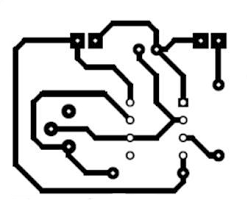
#> input picture Imagens/img1.png, 248 x 203 px
$ jupyter execute main.ipynb
#> lines starting #> are read from the running program, lines starting #| are printed output that depends on the picture; after the words box and inside, x2 and y2 are one past the last pixel; in counts of white or black regions, pixels touching at a corner belong together
# Célula 1
# Trabalho Final: Identificação e Rastreamento de Trilhas em PCB

**Alunos:** Gabriel Batista Barbosa // Luan Almeida Valença
**Disciplina:** Processamento de Imagens

## Resumo
Este notebook apresenta uma solução robusta para a engenharia reversa de conexões em Placas de Circuito Impresso (PCB).
A abordagem utiliza um pipeline paralelo:
1.  **Pré-processamento:** Binarização adaptativa (Otsu) para separar trilhas finas sem curto-circuito.
2.  **Detecção de Pads (Via Espessura):** Uso da Transformada de Distância para identificar ilhas de solda baseando-se na sua espessura, ignorando a geometria.
3.  **Mapeamento de Trilhas:** Esqueletização global da malha de cobre.
4.  **Netlist:** Cruzamento espacial entre coordenadas dos Pads e Rótulos do Esqueleto para gerar a lista de conexões (X <-> Y).

## Bibliotecas Utilizadas
* **NumPy:** Manipulação matricial.
* **Matplotlib:** Visualização de dados e mapas de calor.
* **Scikit-Image:** Algoritmos de morfologia e esqueletização.
* **SciPy (ndimage):** Transformada de Distância Euclidiana e preenchimento de buracos.

[cell 1]
# Célula 2
import numpy as np
import matplotlib.pyplot as plt
import os
from skimage import io, color, filters, morphology, measure
from scipy.ndimage import distance_transform_edt, binary_fill_holes

# Configuração para exibir imagens lado a lado
def show_steps(images, titles, cmap='gray'):
    n = len(images)
    fig, axes = plt.subplots(1, n, figsize=(6 * n, 6))
    if n == 1: axes = [axes]

    for ax, img, title in zip(axes, images, titles):
        if title == "Transformada de Distância": # Mapa de calor especial
            im = ax.imshow(img, cmap='jet')
            plt.colorbar(im, ax=ax, fraction=0.046, pad=0.04)
        else:
            ax.imshow(img, cmap=cmap)
        ax.set_title(title)
        ax.axis('off')
    plt.tight_layout()
    plt.show()

print("Bibliotecas carregadas com sucesso.")

[cell 2]
# Célula 3
PASTA_IMAGENS = 'Imagens'
NOME_ARQUIVO = 'img1.png'  # Nome da sua imagem atual
caminho_completo = os.path.join(PASTA_IMAGENS, NOME_ARQUIVO)

# 1. Carregamento
try:
    img_original = io.imread(caminho_completo)
#> img_original is the input picture: shape (203, 248, 3); min 0, max 255, mean 212.9
except FileNotFoundError:
    print(f"ERRO: Imagem não encontrada.")
    img_original = np.zeros((200, 200), dtype=np.uint8)

# 2. Conversão para Cinza
if img_original.ndim == 3:
    if img_original.shape[2] == 4:
        img_rgb = color.rgba2rgb(img_original)
        img_gray = color.rgb2gray(img_rgb)
    else:
        img_gray = color.rgb2gray(img_original)
else:
    img_gray = img_original

# 3. Binarização Sauvola (AJUSTE DE SENSIBILIDADE AQUI!)
window_size = 25

# --- O GRANDE TRUQUE ---
# k = 0.05 -> Trilhas grossas, furos fecham (O que estavamos usando)
# k = 0.2  -> Trilhas médias, furos abrem (Ideal)
# k = 0.5  -> Trilhas quebram, furos gigantes
k_factor = 0.2  # Aumentei para forçar a abertura dos furos!

thresh_sauvola = filters.threshold_sauvola(img_gray, window_size=window_size, k=k_factor)
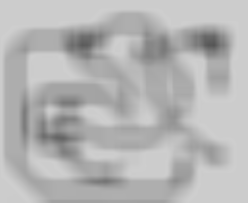
#> thresh_sauvola: shape (203, 248) float64; min 0.337, max 0.81, mean 0.709
img_binary = img_gray > thresh_sauvola
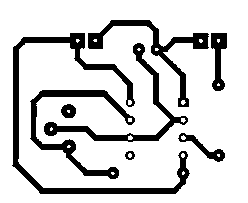
#> img_binary: shape (203, 248) bool; 82.3% white; 8 black regions, largest, box (x1, y1, x2, y2) and area: (12, 33, 190, 194) 3087, (30, 90, 135, 179) 1649, (88, 20, 209, 107) 1563

# 4. Ajustar Polaridade (Fundo=Preto)
if np.sum(img_binary) > (img_binary.size / 2):
    img_binary = ~img_binary

# Debug Visual: Vamos ver se o furo apareceu?
plt.figure(figsize=(10, 10))
plt.imshow(img_binary, cmap='gray')
plt.title(f"Binarização Rigorosa (k={k_factor})\nObserve se os furos dos pads estão abertos")
plt.axis('off')
plt.show()

[cell 3]
# Célula 4: Detecção Hole-First (Versão Diagnóstica)

# 1. SEGURANÇA: Limpar bordas
img_safe = img_binary.copy()
margem = 5
img_safe[:margem, :] = 0
img_safe[-margem:, :] = 0
img_safe[:, :margem] = 0
img_safe[:, -margem:] = 0

# 2. Gerar o Mapa de Furos (O Gabarito)
img_solid = binary_fill_holes(img_safe)
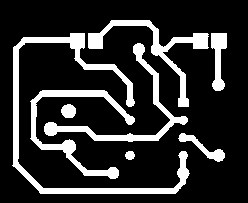
#> img_solid: shape (203, 248) bool; 18.2% white; 8 white regions, largest, box (x1, y1, x2, y2) and area: (12, 33, 190, 194) 3141, (30, 90, 135, 179) 1683, (88, 20, 209, 107) 1614
img_holes_raw = img_solid & ~img_safe
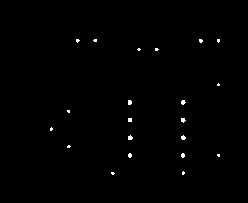
#> img_holes_raw: shape (203, 248) bool; 0.52% white in thin lines or dots, all inside (x1, y1, x2, y2) = (50, 39, 220, 175)

# 3. DIAGNÓSTICO DE ÁREA (O Pulo do Gato)
# Vamos ver qual o tamanho real desses 21 furos que você vê.
label_raw = measure.label(img_holes_raw)
#> label_raw: shape (203, 248) int32; 22 distinct labels, from 0 to 21
props_raw = measure.regionprops(label_raw)
#> props_raw = 21 regions; largest, box (x1, y1, x2, y2) and area: (128, 135, 133, 140) 19, (128, 100, 132, 105) 18, (181, 100, 186, 105) 18, (181, 118, 186, 123) 18, (181, 135, 186, 140) 18

areas = sorted([p.area for p in props_raw])
#> areas = [7, 8, 8, 8, 9, 9, 9, 9, 10, 10, 10, 11, 13, 16, 16, 16, 18, 18, 18, 18, 19]
print(f"--- DIAGNÓSTICO DE TAMANHO ---")
print(f"Áreas encontradas (pixels): {areas}")
#| Áreas encontradas (pixels): [7.0, 8.0, 8.0, 8.0, 9.0, 9.0, 9.0, 9.0, 10.0, 10.0, 10.0, 11.0, 13.0, 16.0, 16.0, 16.0, 18.0, 18.0, 18.0, 18.0, 19.0]

# Definimos o filtro baseado no que vimos (segurança contra ruído de 1px)
# Se o menor pad tiver 5px, cortamos em 3.
img_holes_clean = morphology.remove_small_objects(img_holes_raw, min_size=3)

# 4. Rotulagem Final
label_holes = measure.label(img_holes_clean)
props_holes = measure.regionprops(label_holes)
#> props_holes has the same summary as props_raw

pads_metadata = []

for prop in props_holes:
    y, x = prop.centroid
    pads_metadata.append({'y': y, 'x': x})
#> this loop made 21 passes
#> (y, x) on passes 1 to 12: (40.18, 77.18), (40, 94.8), (40.38, 200.4), (40.2, 218), (49, 138.5), (49, 156.2), (84.29, 218), (102, 129.3), (101.9, 182.7), (110.9, 68.12), (119.5, 129.5), (119.7, 182.7)
#> after the loop, pads_metadata = 21 items

print(f"\n>> Pads Detectados: {len(pads_metadata)} (Meta: 21)")
#| >> Pads Detectados: 21 (Meta: 21)

# 5. Ordenação
pads_metadata.sort(key=lambda k: (int(k['y']), k['x']))

# 6. Visualização
pads_display_map = np.zeros_like(img_binary, dtype=int)
final_pads_list = []

for i, data in enumerate(pads_metadata):
    yc, xc = int(data['y']), int(data['x'])
    rr_idx, cc_idx = morphology.disk(4).nonzero()
    rr_idx = rr_idx - 4 + yc
    cc_idx = cc_idx - 4 + xc
    valid = (rr_idx >= 0) & (rr_idx < img_binary.shape[0]) & \
            (cc_idx >= 0) & (cc_idx < img_binary.shape[1])
    pads_display_map[rr_idx[valid], cc_idx[valid]] = i + 1
    data['id'] = i + 1
    final_pads_list.append(data)
#> this loop made 21 passes
#> (yc, xc) on passes 1 to 12: (40, 77), (40, 94), (40, 200), (40, 218), (49, 138), (49, 156), (84, 218), (101, 182), (102, 129), (110, 68), (119, 129), (119, 182)
#> pads_display_map: shape (203, 248) int64; 22 distinct labels, from 0 to 21
#> after the loop, final_pads_list = 21 items

# PLOT
fig, ax = plt.subplots(1, 3, figsize=(18, 6))

ax[0].imshow(img_holes_raw, cmap='gray')
ax[0].set_title(f'1. Furos Brutos ({len(props_raw)} encontrados)')

ax[1].imshow(img_holes_clean, cmap='gray')
ax[1].set_title(f'2. Furos Filtrados > 3px ({len(props_holes)} Pads)')

ax[2].imshow(pads_display_map, cmap='nipy_spectral')
ax[2].set_title(f'3. Resultado Final')

for p in final_pads_list:
    ax[2].text(p['x'], p['y'], str(p['id']),
               color='white', fontsize=9, fontweight='bold',
               ha='center', va='center',
               bbox=dict(facecolor='black', alpha=0.5, edgecolor='none', boxstyle='round,pad=0.1'))
#> this loop made 21 passes
#> p on passes 1 to 12: {'y': 40.18, 'x': 77.18, 'id': 1}, {'y': 40, 'x': 94.8, 'id': 2}, {'y': 40.38, 'x': 200.4, 'id': 3}, {'y': 40.2, 'x': 218, 'id': 4}, {'y': 49, 'x': 138.5, 'id': 5}, {'y': 49, 'x': 156.2, 'id': 6}, {'y': 84.29, 'x': 218, 'id': 7}, {'y': 101.9, 'x': 182.7, 'id': 8}, {'y': 102, 'x': 129.3, 'id': 9}, {'y': 110.9, 'x': 68.12, 'id': 10}, {'y': 119.5, 'x': 129.5, 'id': 11}, {'y': 119.7, 'x': 182.7, 'id': 12}

plt.tight_layout()
plt.show()

[cell 4]
# Célula 5
# 1. Esqueletização
# Usamos a imagem binária original (com furos), pois o esqueleto deve seguir o cobre real.
skeleton = morphology.skeletonize(img_binary)
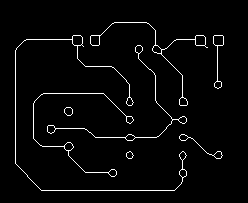
#> skeleton: shape (203, 248) bool; 3% white in thin lines or dots, all inside (x1, y1, x2, y2) = (15, 22, 224, 191)

# 2. Rotulagem de Redes
# Conectividade=2 permite que pixels diagonais façam parte da mesma trilha.
skeleton_labeled = measure.label(skeleton, connectivity=2)
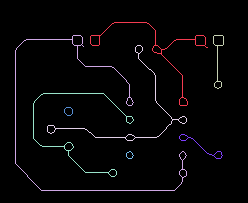
#> skeleton_labeled: shape (203, 248) int32; 9 distinct labels, from 0 to 8; one colour per label, 0 black

# Visualização de Debug
plt.figure(figsize=(10, 10))
plt.imshow(img_binary, cmap='gray')
plt.imshow(skeleton, cmap='jet', alpha=0.6)
plt.title("Esqueleto Global (Sobreposto ao Cobre)")
plt.axis('off')
plt.show()

[cell 5]
# Célula 6
# Lógica de Conectividade: Cruzamento Espacial
connections = {}

# Para cada Pad encontrado na Célula 4...
for pad in final_pads_list:
    pad_id = pad['id']
    yc, xc = int(pad['y']), int(pad['x'])

    # ...verificamos qual trilha (esqueleto da Célula 5) passa perto dele.
    # Usamos uma janela de tolerância de 5 pixels.
    WIN = 5
    y_min, y_max = max(0, yc - WIN), min(img_binary.shape[0], yc + WIN)
    x_min, x_max = max(0, xc - WIN), min(img_binary.shape[1], xc + WIN)

    # Recorte do esqueleto rotulado
    skel_crop = skeleton_labeled[y_min:y_max, x_min:x_max]

    # Quais IDs de esqueleto existem aqui? (Excluindo 0=Fundo)
    fios_encontrados = np.unique(skel_crop)
    fios_encontrados = fios_encontrados[fios_encontrados > 0]

    # Registra que a Trilha X toca no Pad Y
    for fio in fios_encontrados:
        if fio not in connections:
            connections[fio] = set()
        connections[fio].add(pad_id)
#> this loop made 21 passes
#> (pad, yc, xc, y_min, y_max, x_min, x_max, fios_encontrados) on passes 1 to 9: ({'y': 40.18, 'x': 77.18, 'id': 1}, 40, 77, 35, 45, 72, 82, [2]), ({'y': 40, 'x': 94.8, 'id': 2}, 40, 94, 35, 45, 89, 99, [1]), ({'y': 40.38, 'x': 200.4, 'id': 3}, 40, 200, 35, 45, 195, 205, [1]), ({'y': 40.2, 'x': 218, 'id': 4}, 40, 218, 35, 45, 213, 223, [3]), ({'y': 49, 'x': 138.5, 'id': 5}, 49, 138, 44, 54, 133, 143, [4]), ({'y': 49, 'x': 156.2, 'id': 6}, 49, 156, 44, 54, 151, 161, [1]), ({'y': 84.29, 'x': 218, 'id': 7}, 84, 218, 79, 89, 213, 223, [3]), ({'y': 101.9, 'x': 182.7, 'id': 8}, 101, 182, 96, 106, 177, 187, [1]), ({'y': 102, 'x': 129.3, 'id': 9}, 102, 129, 97, 107, 124, 134, [2])
#> after the loop, connections = 8 items

# Gerar Netlist (Formatada X <-> Y)
netlist = []
for fio_id, pads_connected in connections.items():
    # Se uma trilha toca 2 ou mais pads, existe condução elétrica.
    if len(pads_connected) >= 2:
        pads_sorted = sorted(list(pads_connected))

        # Gera todas as combinações de pares conectados por esse fio
        import itertools
        for a, b in itertools.combinations(pads_sorted, 2):
            netlist.append(f"{a} <-> {b}")
#> this loop made 8 passes
#> (fio_id, pads_sorted) on passes 1, 2, 3, 4, 6, 7: (2, [1, 9, 19, 21]), (1, [2, 3, 6, 8]), (3, [4, 7]), (4, [5, 12, 13, 14]), (5, [11, 16, 20]), (7, [15, 17])
#> fio_id on passes 5, 8: 6, 8
#> after the loop, netlist = ['1 <-> 9', '1 <-> 19', '1 <-> 21', '9 <-> 19', '9 <-> 21', '19 <-> 21', '2 <-> 3', '2 <-> 6', '2 <-> 8', '3 <-> 6', '3 <-> 8', '6 <-> 8', '4 <-> 7', '5 <-> 12', '5 <-> 13', '5 <-> 14', '12 <-> 13', '12 <-> 14', '13 <-> 14', '11 <-> 16', '11 <-> 20', '16 <-> 20', '15 <-> 17']

# Remove duplicatas e ordena
netlist = sorted(list(set(netlist)))
#> netlist = ['1 <-> 19', '1 <-> 21', '1 <-> 9', '11 <-> 16', '11 <-> 20', '12 <-> 13', '12 <-> 14', '13 <-> 14', '15 <-> 17', '16 <-> 20', '19 <-> 21', '2 <-> 3', '2 <-> 6', '2 <-> 8', '3 <-> 6', '3 <-> 8', '4 <-> 7', '5 <-> 12', '5 <-> 13', '5 <-> 14', '6 <-> 8', '9 <-> 19', '9 <-> 21']

print("\n" + "="*40)
print(f"NETLIST FINAL ({len(netlist)} Conexões)")
#| NETLIST FINAL (23 Conexões)
print("="*40)

if not netlist:
    print("AVISO: Nenhuma conexão detectada.")
    print("Dica: Verifique se o esqueleto está tocando os centros dos pads na imagem acima.")
else:
    for con in netlist:
        print(con)
#> this loop made 23 passes
#> con on passes 1 to 12: '1 <-> 19', '1 <-> 21', '1 <-> 9', '11 <-> 16', '11 <-> 20', '12 <-> 13', '12 <-> 14', '13 <-> 14', '15 <-> 17', '16 <-> 20', '19 <-> 21', '2 <-> 3'
#| 1 <-> 19
#| 1 <-> 21
#| 1 <-> 9
#| 11 <-> 16
#| 11 <-> 20
#| 12 <-> 13
#| 12 <-> 14
#| 13 <-> 14
#> (further printed lines are left out)

$ run again, with Imagens/img2.png copied over Imagens/img1.png
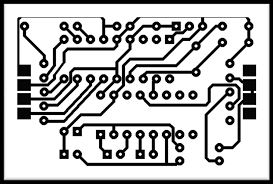
#> input picture Imagens/img2.png, 273 x 184 px
#> img_original is the input picture: shape (184, 273, 3); min 0, max 255, mean 184
#> img_solid: shape (184, 273) bool; 22.7% white; 27 white regions, largest, box (x1, y1, x2, y2) and area: (17, 17, 254, 159) 2545, (17, 21, 194, 111) 1628, (73, 123, 185, 166) 1214
#> img_holes_raw: shape (184, 273) bool; 0.95% white in thin lines or dots, all inside (x1, y1, x2, y2) = (23, 25, 250, 162)
#> label_raw: shape (184, 273) int32; 73 distinct labels, from 0 to 72
#> props_raw = 72 regions; largest, box (x1, y1, x2, y2) and area: (76, 38, 79, 41) 8, (128, 38, 132, 41) 8, (63, 77, 66, 80) 8, (115, 77, 118, 80) 8, (43, 90, 46, 94) 8
#> areas = 72 values from 2 to 8
#> (printed output is left out)
#> label_holes: shape (184, 273) int32; 72 distinct labels, from 0 to 71
#> props_holes = 71 regions; largest, box (x1, y1, x2, y2) and area: (76, 38, 79, 41) 8, (128, 38, 132, 41) 8, (63, 77, 66, 80) 8, (115, 77, 118, 80) 8, (43, 90, 46, 94) 8
#> the loop `for prop in props_holes:` made 71 passes
#> (y, x) on passes 1 to 8: (25.71, 24), (25.83, 63.83), (25.83, 76.83), (25.83, 116.2), (26, 129.7), (25.71, 156), (25.83, 175.8), (25.71, 189)
#> after the loop `for prop in props_holes:`: pads_metadata = 71 items
#| >> Pads Detectados: 71 (Meta: 21)
#> the loop `for i, data in enumerate(pads_metadata):` made 71 passes
#> (yc, xc) on passes 1 to 8: (25, 24), (25, 63), (25, 76), (25, 116), (25, 156), (25, 175), (25, 189), (25, 202)
#> after the loop `for i, data in enumerate(pads_metadata):`:
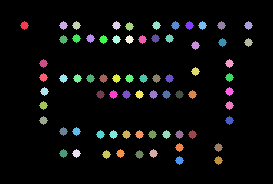
#> pads_display_map: shape (184, 273) int64; 72 distinct labels, from 0 to 71; one colour per label, 0 black
#> the loop `for p in final_pads_list:` made 71 passes
#> p on passes 1 to 8: {'y': 25.71, 'x': 24, 'id': 1}, {'y': 25.83, 'x': 63.83, 'id': 2}, {'y': 25.83, 'x': 76.83, 'id': 3}, {'y': 25.83, 'x': 116.2, 'id': 4}, {'y': 25.71, 'x': 156, 'id': 5}, {'y': 25.83, 'x': 175.8, 'id': 6}, {'y': 25.71, 'x': 189, 'id': 7}, {'y': 25.71, 'x': 202, 'id': 8}
#> skeleton: shape (184, 273) bool; 7.8% white in thin lines or dots
#> `skeleton_labeled = measure.label(skeleton, connectivity=2)`:
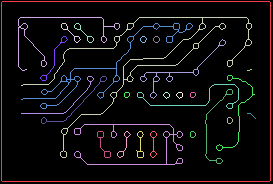
#> skeleton_labeled: shape (184, 273) int32; 29 distinct labels, from 0 to 28; one colour per label, 0 black
#> the loop `for pad in final_pads_list:` made 71 passes
#> (pad, yc, xc, y_min, y_max, x_min, x_max, fios_encontrados) on passes 1 to 6: ({'y': 25.71, 'x': 24, 'id': 1}, 25, 24, 20, 30, 19, 29, [2]), ({'y': 25.83, 'x': 63.83, 'id': 2}, 25, 63, 20, 30, 58, 68, [4]), ({'y': 25.83, 'x': 76.83, 'id': 3}, 25, 76, 20, 30, 71, 81, [5]), ({'y': 25.83, 'x': 116.2, 'id': 4}, 25, 116, 20, 30, 111, 121, [2]), ({'y': 25.71, 'x': 156, 'id': 5}, 25, 156, 20, 30, 151, 161, [6]), ({'y': 25.83, 'x': 175.8, 'id': 6}, 25, 175, 20, 30, 170, 180, [6])
#> the loop `for fio_id, pads_connected in connections.items():` made 25 passes
#> fio_id on passes 1 to 8: 2, 4, 5, 6, 3, 9, 7, 8
#| NETLIST FINAL (174 Conexões)
#> the loop `for con in netlist:` made 174 passes
#> con on passes 1 to 3: '1 <-> 17', '1 <-> 24', '1 <-> 4'
#> (printed output is left out)

$ run again, with Imagens/img3.png copied over Imagens/img1.png
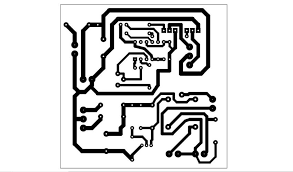
#> input picture Imagens/img3.png, 293 x 172 px
#> img_original is the input picture: shape (172, 293, 3); min 0, max 255, mean 217.8
#> `img_binary = img_gray > thresh_sauvola`:
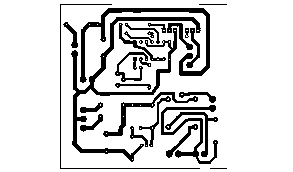
#> img_binary: shape (172, 293) bool; 84.7% white; 28 black regions (2 under 20 px), largest, box (x1, y1, x2, y2) and area: (71, 17, 201, 162) 2103, (80, 8, 210, 83) 1348, (161, 105, 218, 164) 713
#> img_solid: shape (172, 293) bool; 14.9% white; 26 white regions (1 under 20 px), largest, box (x1, y1, x2, y2) and area: (71, 17, 201, 162) 2118, (80, 8, 210, 83) 1351, (161, 105, 218, 164) 714
#> img_holes_raw: shape (172, 293) bool; 0.17% white in thin lines or dots, all inside (x1, y1, x2, y2) = (66, 24, 216, 160)
#> label_raw: shape (172, 293) int32; 61 distinct labels, from 0 to 60
#> props_raw = 60 regions; largest, box (x1, y1, x2, y2) and area: (186, 35, 188, 37) 3, (167, 98, 169, 100) 3, (167, 126, 169, 128) 3, (163, 30, 165, 31) 2, (174, 30, 176, 31) 2
#> areas = 60 values from 1 to 3
#> (printed output is left out)
#> img_holes_clean: shape (172, 293) bool; 0.02% white in thin lines or dots, all inside (x1, y1, x2, y2) = (167, 35, 188, 128)
#> label_holes: shape (172, 293) int32; 4 distinct labels, from 0 to 3
#> props_holes = 3 regions; box (x1, y1, x2, y2) and area: (186, 35, 188, 37) 3, (167, 98, 169, 100) 3, (167, 126, 169, 128) 3
#> the loop `for prop in props_holes:` made 3 passes
#> (y, x) on passes 1 to 3: (35.67, 186.3), (98.67, 167.7), (126.3, 167.7)
#> after the loop `for prop in props_holes:`: pads_metadata = 3 items
#| >> Pads Detectados: 3 (Meta: 21)
#> the loop `for i, data in enumerate(pads_metadata):` made 3 passes
#> (yc, xc) on passes 1 to 3: (35, 186), (98, 167), (126, 167)
#> the loop `for p in final_pads_list:` made 3 passes
#> p on passes 1 to 3: {'y': 35.67, 'x': 186.3, 'id': 1}, {'y': 98.67, 'x': 167.7, 'id': 2}, {'y': 126.3, 'x': 167.7, 'id': 3}
#> skeleton: shape (172, 293) bool; 4.8% white in thin lines or dots, all inside (x1, y1, x2, y2) = (60, 4, 227, 169)
#> `skeleton_labeled = measure.label(skeleton, connectivity=2)`:
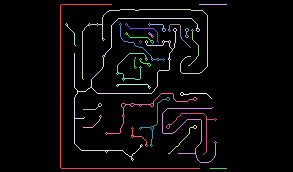
#> skeleton_labeled: shape (172, 293) int32; 29 distinct labels, from 0 to 28; one colour per label, 0 black
#> the loop `for pad in final_pads_list:` made 3 passes
#> (pad, yc, xc, y_min, y_max, x_min, x_max, fios_encontrados) on passes 1 to 3: ({'y': 35.67, 'x': 186.3, 'id': 1}, 35, 186, 30, 40, 181, 191, [9, 10]), ({'y': 98.67, 'x': 167.7, 'id': 2}, 98, 167, 93, 103, 162, 172, [20, 21]), ({'y': 126.3, 'x': 167.7, 'id': 3}, 126, 167, 121, 131, 162, 172, [23, 24])
#> after the loop `for pad in final_pads_list:`: connections = 6 items
#> the loop `for fio_id, pads_connected in connections.items():` made 6 passes
#> fio_id on passes 1 to 6: 9, 10, 20, 21, 23, 24
#> after the loop `for fio_id, pads_connected in connections.items():`: netlist = []
#| NETLIST FINAL (0 Conexões)

$ run again, with Imagens/img4.png copied over Imagens/img1.png
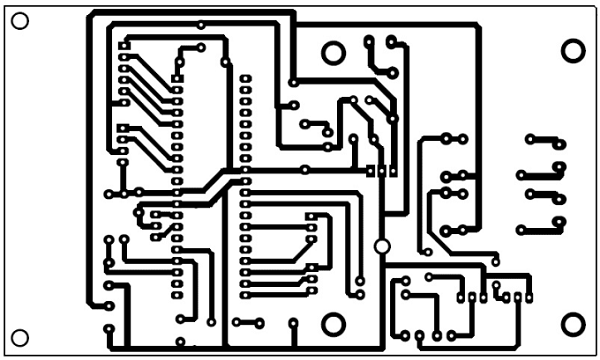
#> input picture Imagens/img4.png, 600 x 360 px
#> img_original is the input picture: shape (360, 600, 4); mean R, G, B, A 197.8, 197.8, 197.8, 255
#> img_solid: shape (360, 600) bool; 23.5% white; 62 white regions (1 under 20 px), largest, box (x1, y1, x2, y2) and area: (103, 20, 533, 352) 12991, (86, 9, 482, 311) 8990, (103, 34, 375, 199) 4073
#> img_holes_raw: shape (360, 600) bool; 1.1% white; 137 white regions (130 under 20 px)
#> label_raw: shape (360, 600) int32; 138 distinct labels, from 0 to 137
#> props_raw = 137 regions; largest, box (x1, y1, x2, y2) and area: (565, 43, 581, 59) 197, (565, 317, 581, 333) 193, (326, 45, 341, 61) 191, (326, 317, 341, 333) 190, (13, 331, 26, 345) 144
#> areas = 137 values from 4 to 197
#> (printed output is left out)
#> props_holes has the same summary as props_raw
#> the loop `for prop in props_holes:` made 137 passes
#> (y, x) on passes 1 to 8: (20.27, 19.29), (24.5, 200.5), (41.7, 368.4), (41.67, 390.9), (50.49, 572.8), (45.38, 123.6), (52.65, 333), (47, 200.5)
#> after the loop `for prop in props_holes:`: pads_metadata = 137 items
#| >> Pads Detectados: 137 (Meta: 21)
#> the loop `for i, data in enumerate(pads_metadata):` made 137 passes
#> (yc, xc) on passes 1 to 8: (20, 19), (24, 200), (41, 368), (41, 390), (45, 123), (47, 200), (50, 572), (52, 333)
#> after the loop `for i, data in enumerate(pads_metadata):`:
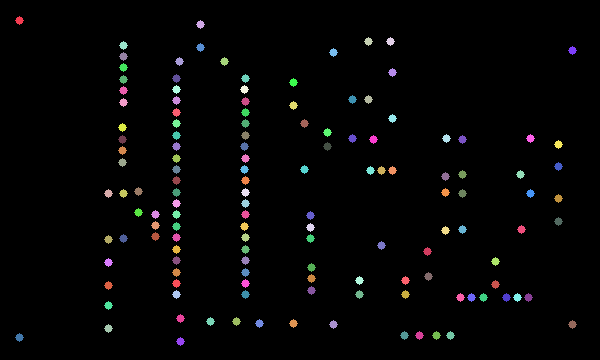
#> pads_display_map: shape (360, 600) int64; 138 distinct labels, from 0 to 137; one colour per label, 0 black
#> the loop `for p in final_pads_list:` made 137 passes
#> p on passes 1 to 8: {'y': 20.27, 'x': 19.29, 'id': 1}, {'y': 24.5, 'x': 200.5, 'id': 2}, {'y': 41.7, 'x': 368.4, 'id': 3}, {'y': 41.67, 'x': 390.9, 'id': 4}, {'y': 45.38, 'x': 123.6, 'id': 5}, {'y': 47, 'x': 200.5, 'id': 6}, {'y': 50.49, 'x': 572.8, 'id': 7}, {'y': 52.65, 'x': 333, 'id': 8}
#> skeleton: shape (360, 600) bool; 4.9% white in thin lines or dots
#> `skeleton_labeled = measure.label(skeleton, connectivity=2)`:
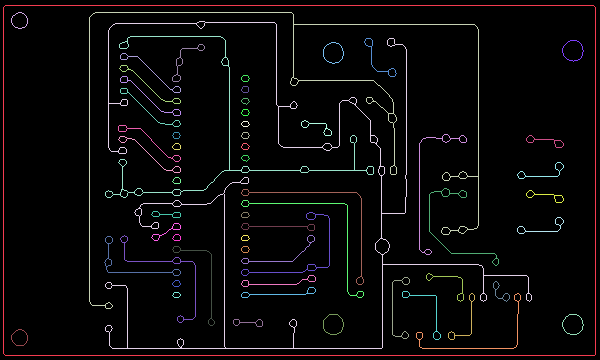
#> skeleton_labeled: shape (360, 600) int32; 62 distinct labels, from 0 to 61; one colour per label, 0 black
#> the loop `for pad in final_pads_list:` made 137 passes
#> (pad, yc, xc, y_min, y_max, x_min, x_max, fios_encontrados) on passes 1 to 6: ({'y': 20.27, 'x': 19.29, 'id': 1}, 20, 19, 15, 25, 14, 24, [2]), ({'y': 24.5, 'x': 200.5, 'id': 2}, 24, 200, 19, 29, 195, 205, [4]), ({'y': 41.7, 'x': 368.4, 'id': 3}, 41, 368, 36, 46, 363, 373, [6]), ({'y': 41.67, 'x': 390.9, 'id': 4}, 41, 390, 36, 46, 385, 395, [4]), ({'y': 45.38, 'x': 123.6, 'id': 5}, 45, 123, 40, 50, 118, 128, [5]), ({'y': 47, 'x': 200.5, 'id': 6}, 47, 200, 42, 52, 195, 205, [9])
#> the loop `for fio_id, pads_connected in connections.items():` made 56 passes
#> fio_id on passes 1 to 8: 2, 4, 6, 5, 9, 10, 11, 12
#| NETLIST FINAL (327 Conexões)
#> the loop `for con in netlist:` made 327 passes
#> con on passes 1 to 3: '10 <-> 14', '100 <-> 102', '101 <-> 103'
#> (printed output is left out)
